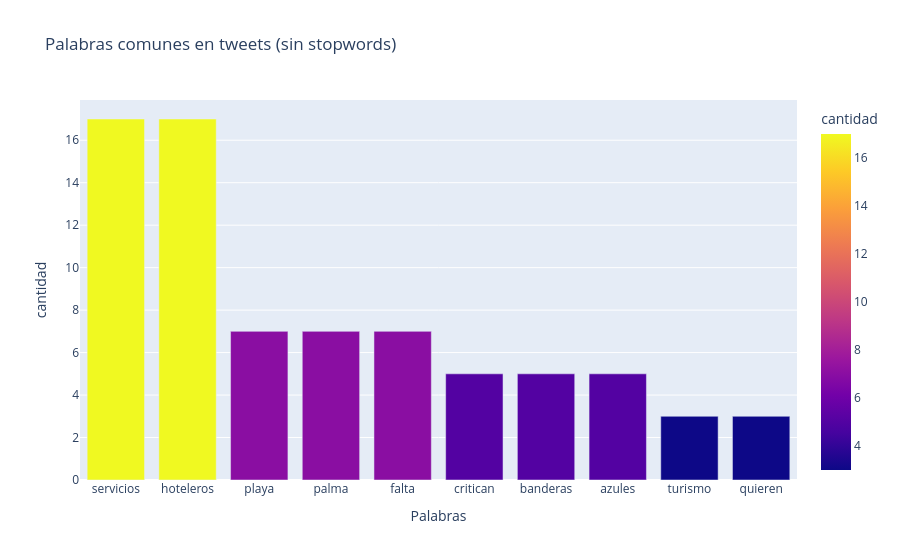

Source (notebook cell):
### Code cell
# Volvemos a revisar el grafico sin stopwords
tweets_ss = [' '.join(tweet_ss) for tweet_ss in tweets_nsw]
top_n_words(tweets_ss, n=10, grafico=True, titulo='Palabras comunes en tweets (sin stopwords)')

### Figure 1 — Plotly figure (JSON) as saved in the notebook; plotly's stock layout.template omitted (floating-point values rounded to 4 significant figures)
{"data": [{"alignmentgroup": "True", "hovertemplate": "Palabras=%{x}<br>cantidad=%{marker.color}<extra></extra>", "legendgroup": "", "marker": {"color": [17, 17, 7, 7, 7, 5, 5, 5, 3, 3], "coloraxis": "coloraxis", "pattern": {"shape": ""}}, "name": "", "offsetgroup": "", "orientation": "v", "showlegend": false, "textposition": "auto", "type": "bar", "x": ["servicios", "hoteleros", "playa", "palma", "falta", "critican", "banderas", "azules", "turismo", "quieren"], "xaxis": "x", "y": [17, 17, 7, 7, 7, 5, 5, 5, 3, 3], "yaxis": "y"}], "layout": {"barmode": "relative", "coloraxis": {"colorbar": {"title": {"text": "cantidad"}}, "colorscale": [[0, "#0d0887"], [0.1111, "#46039f"], [0.2222, "#7201a8"], [0.3333, "#9c179e"], [0.4444, "#bd3786"], [0.5556, "#d8576b"], [0.6667, "#ed7953"], [0.7778, "#fb9f3a"], [0.8889, "#fdca26"], [1, "#f0f921"]]}, "legend": {"tracegroupgap": 0}, "title": {"text": "Palabras comunes en tweets (sin stopwords)"}, "xaxis": {"anchor": "y", "domain": [0, 1], "title": {"text": "Palabras"}}, "yaxis": {"anchor": "x", "domain": [0, 1], "title": {"text": "cantidad"}}}}
